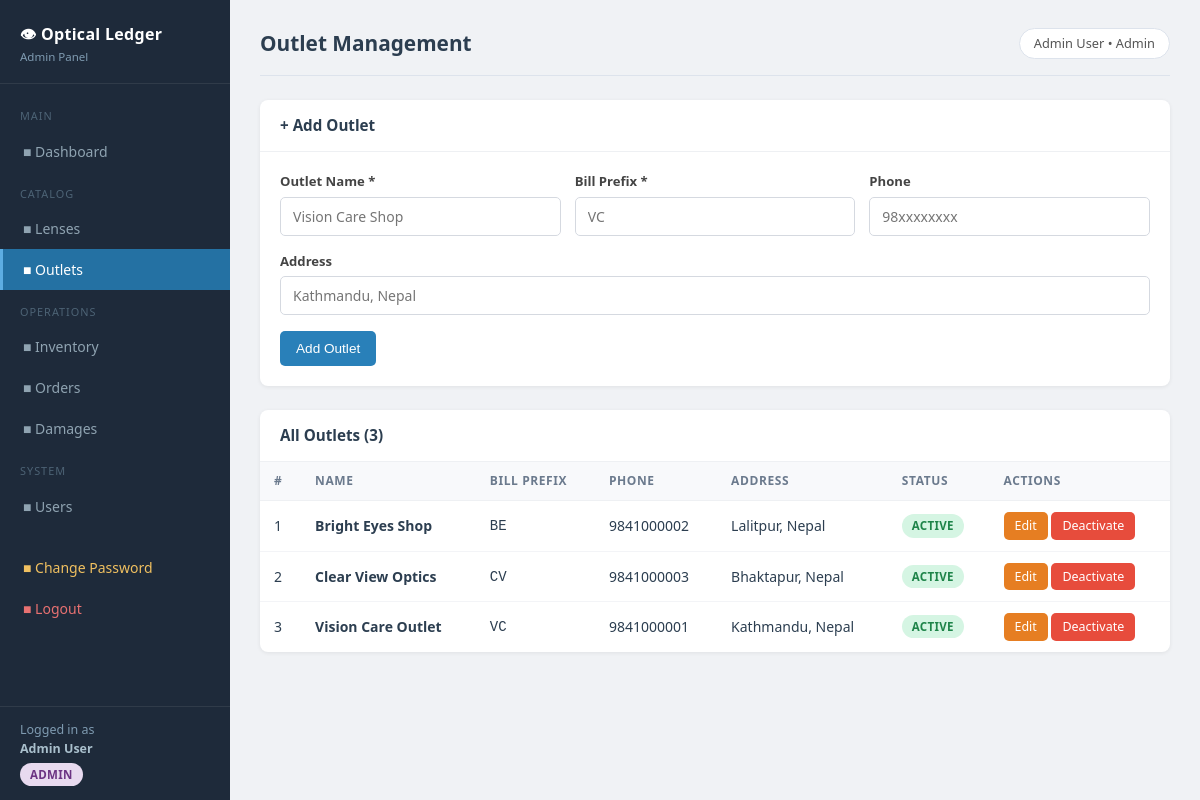
/admin/outlets.php (signed in), run on the app's committed database.
### tables this page shows
CREATE TABLE IF NOT EXISTS outlets (
    id          INT AUTO_INCREMENT PRIMARY KEY,
    name        VARCHAR(150) NOT NULL,
    bill_prefix VARCHAR(10)  NOT NULL,
    phone       VARCHAR(20),
    address     TEXT,
    is_active   TINYINT(1) DEFAULT 1,
    created_at  DATETIME DEFAULT CURRENT_TIMESTAMP
);

### admin/outlets.php (the view, shortened to what this page needs)
<?php
require_once __DIR__ . '/../config/db.php';
$edit_outlet = null;
$outlets = $pdo->query("SELECT * FROM outlets ORDER BY is_active DESC, name")->fetchAll();
require_once __DIR__ . '/../includes/header.php';
?>
<div class="card" style="margin-bottom:24px;">
    <div class="card-header">
        <h3><?= $edit_outlet ? '&#9998; Edit Outlet' : '&#43; Add Outlet' ?></h3>
    </div>
    <div class="card-body">
        <form method="POST">
            <div class="form-row">
                <div class="form-group">
                    <label>Outlet Name *</label>
                    <input type="text" name="name" placeholder="Vision Care Shop" required
                           value="<?= htmlspecialchars($edit_outlet['name'] ?? '') ?>">
                </div>
                <div class="form-group">
                    <label>Bill Prefix *</label>
                    <input type="text" name="bill_prefix" placeholder="VC" maxlength="10" required
                           value="<?= htmlspecialchars($edit_outlet['bill_prefix'] ?? '') ?>">
                </div>
                <div class="form-group">
                    <label>Phone</label>
                    <input type="text" name="phone" placeholder="98xxxxxxxx"
                           value="<?= htmlspecialchars($edit_outlet['phone'] ?? '') ?>">
                </div>
            </div>
            <div class="form-group">
                <label>Address</label>
                <input type="text" name="address" placeholder="Kathmandu, Nepal"
                       value="<?= htmlspecialchars($edit_outlet['address'] ?? '') ?>">
            </div>
            <button type="submit" class="btn btn-primary">
                <?= $edit_outlet ? 'Update Outlet' : 'Add Outlet' ?>
            </button>
        </form>
    </div>
</div>
<div class="card">
    <div class="card-header"><h3>All Outlets (<?= count($outlets) ?>)</h3></div>
    <div class="table-wrap">
        <table>
            <thead>
                <tr><th>#</th><th>Name</th><th>Bill Prefix</th><th>Phone</th><th>Address</th><th>Status</th><th>Actions</th></tr>
            </thead>
            <tbody>
            <?php if (empty($outlets)): ?>
                <tr><td colspan="7" class="empty-state">No outlets yet.</td></tr>
            <?php else: $i = 1; foreach ($outlets as $o): ?>
                <tr>
                    <td><?= $i++ ?></td>
                    <td><strong><?= htmlspecialchars($o['name']) ?></strong></td>
                    <td><code><?= htmlspecialchars($o['bill_prefix']) ?></code></td>
                    <td><?= htmlspecialchars($o['phone'] ?? '—') ?></td>
                    <td><?= htmlspecialchars($o['address'] ?? '—') ?></td>
                    <td>
                        <?php if ($o['is_active']): ?>
                            <span class="badge badge-active">Active</span>
                        <?php else: ?>
                            <span class="badge badge-draft">Inactive</span>
                        <?php endif; ?>
                    </td>
                    <td>
                        <a href="?edit=<?= $o['id'] ?>" class="btn btn-sm btn-warning">Edit</a>
                        <?php if ($o['is_active']): ?>
                        <a href="?delete=<?= $o['id'] ?>" class="btn btn-sm btn-danger"
                           data-confirm="Deactivate this outlet?">Deactivate</a>
                        <?php endif; ?>
                    </td>
                </tr>
            <?php endforeach; endif; ?>
            </tbody>
        </table>
    </div>
</div>
<?php require_once __DIR__ . '/../includes/footer.php'; ?>

### assets/css/style.css (style rules this page uses)
* { box-sizing: border-box; margin: 0; padding: 0; }
body { font-family: 'Segoe UI', Tahoma, Geneva, Verdana, sans-serif; background: #f0f2f5; color: #2c3e50; font-size: 14px; line-height: 1.5; }
.card { background: #fff; border-radius: 8px; box-shadow: 0 1px 4px rgba(0,0,0,0.07); margin-bottom: 24px; overflow: hidden; }
.card-header { display: flex; justify-content: space-between; align-items: center; padding: 14px 20px; border-bottom: 1px solid #eef0f3; }
.card-header h3 { font-size: 0.95rem; font-weight: 600; }
.card-body { padding: 20px; }
.table-wrap { overflow-x: auto; }
table { width: 100%; border-collapse: collapse; }
th { background: #f8f9fb; padding: 10px 14px; text-align: left; font-size: 0.75rem; text-transform: uppercase; letter-spacing: 0.6px; color: #6b7a8d; border-bottom: 1px solid #eef0f3; white-space: nowrap; }
td { padding: 11px 14px; border-bottom: 1px solid #f3f4f7; font-size: 0.875rem; vertical-align: middle; }
tbody tr:last-child td { border-bottom: none; }
.badge { display: inline-block; padding: 3px 10px; border-radius: 12px; font-size: 0.72rem; font-weight: 600; text-transform: uppercase; letter-spacing: 0.3px; }
.badge-active { background: #d5f5e3; color: #1e8449; }
.btn { display: inline-block; padding: 8px 16px; border-radius: 5px; border: none; cursor: pointer; font-size: 0.85rem; font-weight: 500; text-decoration: none; transition: opacity 0.15s, transform 0.1s; line-height: 1.4; }
.btn-primary { background: #2980b9; color: #fff; }
.btn-danger { background: #e74c3c; color: #fff; }
.btn-warning { background: #e67e22; color: #fff; }
.btn-sm { padding: 5px 11px; font-size: 0.78rem; }
.form-group { margin-bottom: 16px; }
.form-group label { display: block; font-size: 0.82rem; font-weight: 600; margin-bottom: 5px; color: #444; }
.form-group input, .form-group select, .form-group textarea { width: 100%; padding: 9px 12px; border: 1px solid #d5d9e0; border-radius: 5px; font-size: 0.875rem; font-family: inherit; outline: none; transition: border-color 0.15s, box-shadow 0.15s; background: #fff; }
.form-row { display: grid; grid-template-columns: repeat(auto-fit, minmax(160px, 1fr)); gap: 14px; }

### data on the page
outlets: name "Bright Eyes Shop", bill_prefix "BE", phone "9841000002", address "Lalitpur, Nepal", is_active "ACTIVE"
outlets: name "Clear View Optics", bill_prefix "CV", phone "9841000003", address "Bhaktapur, Nepal", is_active "ACTIVE"
outlets: name "Vision Care Outlet", bill_prefix "VC", phone "9841000001", address "Kathmandu, Nepal", is_active "ACTIVE"

### other printed values
$_user_name "Admin User"
$_role "ADMIN"
$page_title "Outlet Management"
$_role "Admin"
count($outlets) "3"
